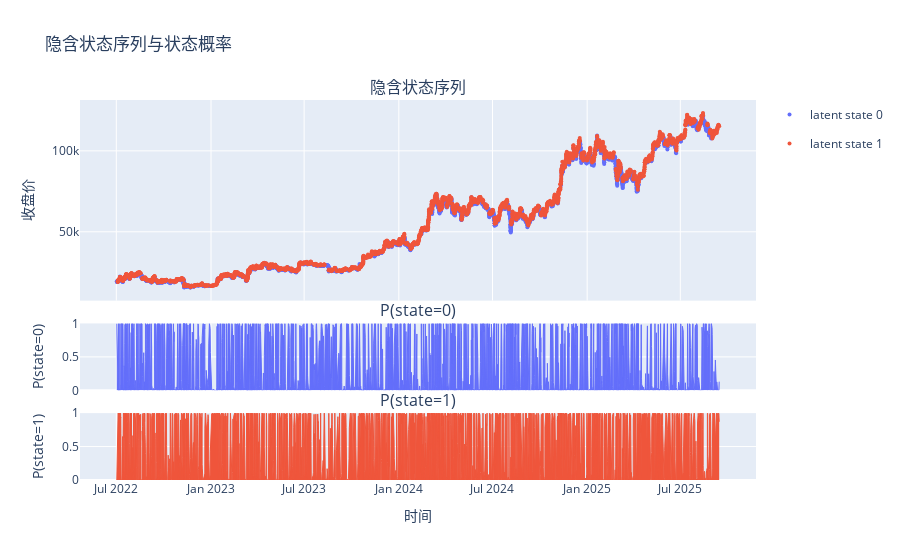

Here is the notebook cell this chart was saved with:
### Code cell
from research.labeler.gmm_labeler import GMMLabeler

labeler_L5 = GMMLabeler(merged_bar, 5)
labeler_L5.plot_label_on_candles()

### Figure 1 — Plotly figure (JSON) as saved in the notebook; plotly's stock layout.template omitted (floating-point values rounded to 4 significant figures; data arrays with more than 128 entries replaced by an {"elided": "..."} marker saying what was removed)
{"data": [{"legendgroup": "state_0", "marker": {"color": "#636EFA", "size": 4}, "mode": "markers", "name": "latent state 0", "showlegend": true, "x": {"elided": "2509 str values"}, "y": {"elided": "2509 float values"}, "type": "scatter", "xaxis": "x", "yaxis": "y"}, {"legendgroup": "state_1", "marker": {"color": "#EF553B", "size": 4}, "mode": "markers", "name": "latent state 1", "showlegend": true, "x": {"elided": "3338 str values"}, "y": {"elided": "3338 float values"}, "type": "scatter", "xaxis": "x", "yaxis": "y"}, {"fill": "tozeroy", "fillcolor": "#636EFA", "legendgroup": "state_0", "line": {"color": "#636EFA", "width": 1}, "mode": "lines", "name": "P(state=0)", "opacity": 0.7, "showlegend": false, "x": {"elided": "5847 str values"}, "y": {"elided": "5847 float values"}, "type": "scatter", "xaxis": "x2", "yaxis": "y2"}, {"fill": "tozeroy", "fillcolor": "#EF553B", "legendgroup": "state_1", "line": {"color": "#EF553B", "width": 1}, "mode": "lines", "name": "P(state=1)", "opacity": 0.7, "showlegend": false, "x": {"elided": "5847 str values"}, "y": {"elided": "5847 float values"}, "type": "scatter", "xaxis": "x3", "yaxis": "y3"}], "layout": {"xaxis": {"anchor": "y", "domain": [0.0, 1.0], "matches": "x3", "showticklabels": false}, "yaxis": {"anchor": "x", "domain": [0.472, 1.0], "title": {"text": "收盘价"}}, "xaxis2": {"anchor": "y2", "domain": [0.0, 1.0], "matches": "x3", "showticklabels": false}, "yaxis2": {"anchor": "x2", "domain": [0.236, 0.412], "title": {"text": "P(state=0)"}, "range": [0, 1]}, "xaxis3": {"anchor": "y3", "domain": [0.0, 1.0], "title": {"text": "时间"}}, "yaxis3": {"anchor": "x3", "domain": [0.0, 0.176], "title": {"text": "P(state=1)"}, "range": [0, 1]}, "annotations": [{"font": {"size": 16}, "showarrow": false, "text": "隐含状态序列", "x": 0.5, "xanchor": "center", "xref": "paper", "y": 1.0, "yanchor": "bottom", "yref": "paper"}, {"font": {"size": 16}, "showarrow": false, "text": "P(state=0)", "x": 0.5, "xanchor": "center", "xref": "paper", "y": 0.412, "yanchor": "bottom", "yref": "paper"}, {"font": {"size": 16}, "showarrow": false, "text": "P(state=1)", "x": 0.5, "xanchor": "center", "xref": "paper", "y": 0.176, "yanchor": "bottom", "yref": "paper"}], "title": {"text": "隐含状态序列与状态概率"}, "showlegend": true, "hovermode": "x unified"}}
